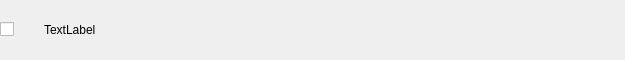
<?xml version="1.0" encoding="UTF-8"?>
<ui version="4.0">
 <class>ServiceFrame</class>
 <widget class="QWidget" name="ServiceFrame">
  <property name="geometry">
   <rect>
    <x>0</x>
    <y>0</y>
    <width>625</width>
    <height>60</height>
   </rect>
  </property>
  <property name="windowTitle">
   <string>ServiceFrame</string>
  </property>
  <layout class="QHBoxLayout" name="horizontalLayout">
   <property name="spacing">
    <number>0</number>
   </property>
   <property name="leftMargin">
    <number>0</number>
   </property>
   <property name="topMargin">
    <number>0</number>
   </property>
   <property name="rightMargin">
    <number>0</number>
   </property>
   <property name="bottomMargin">
    <number>0</number>
   </property>
   <item>
    <widget class="QCheckBox" name="useServiceCheckbox">
     <property name="sizePolicy">
      <sizepolicy hsizetype="Fixed" vsizetype="Fixed">
       <horstretch>0</horstretch>
       <verstretch>0</verstretch>
      </sizepolicy>
     </property>
     <property name="text">
      <string/>
     </property>
    </widget>
   </item>
   <item>
    <widget class="QLabel" name="serviceIconLabel">
     <property name="minimumSize">
      <size>
       <width>30</width>
       <height>30</height>
      </size>
     </property>
     <property name="maximumSize">
      <size>
       <width>30</width>
       <height>30</height>
      </size>
     </property>
     <property name="text">
      <string/>
     </property>
     <property name="alignment">
      <set>Qt::AlignCenter</set>
     </property>
    </widget>
   </item>
   <item>
    <widget class="QLabel" name="serviceNameLabel">
     <property name="minimumSize">
      <size>
       <width>0</width>
       <height>30</height>
      </size>
     </property>
     <property name="maximumSize">
      <size>
       <width>16777215</width>
       <height>30</height>
      </size>
     </property>
     <property name="text">
      <string>TextLabel</string>
     </property>
    </widget>
   </item>
  </layout>
 </widget>
 <resources/>
 <connections/>
</ui>
